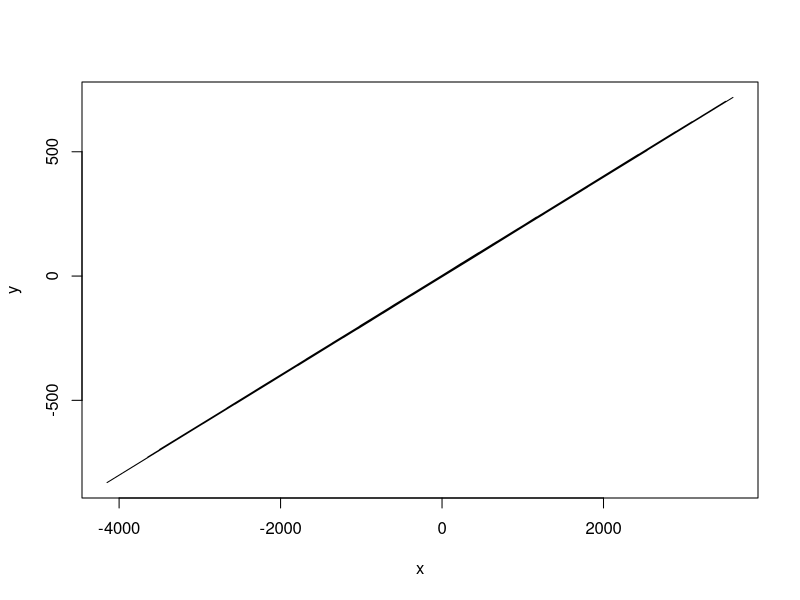

The R source for this figure: (Note: this script raises an error after producing the figure.)
correlatedValue = function(x, r){
  r2 = r**2
  ve = 1-r2
  SD = sqrt(ve)
  e  = rnorm(length(x), mean=0, sd=SD)
  y  = r*x + e
  return(y)
}


set.seed(5)
x = 1000*rnorm(10000)
y = correlatedValue(x=x, r=.2)

cor(x,y)
c=data.frame(x, y)
plot(x, y, type = 'l')

a=diamonds
a=sample(diamonds, size = 1000)

ggplot(diamonds, aes(x=carat, y=price)) + geom_point() + geom_smooth()
cor(diamonds$carat, diamonds$price)
library(dplyr)
res=mine(select(diamonds, carat, price)) 
res$MIC
res$MAS


library(ggplot2)
x=seq(0, 20, length.out=500)
df_exp=data.frame(x=x, px=dexp(x, rate=0.65))
ggplot(dat, aes(x=x, y=px)) + geom_line()

cor(dat)
res_mine=mine(dat);res$MIC

